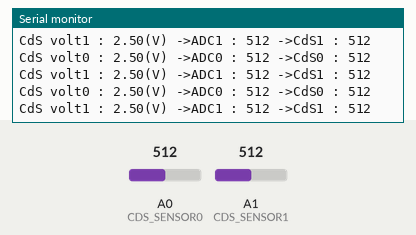
This sketch was run on a simulated Arduino Uno, built with avr-gcc and run on an emulated ATmega328P. Shown: the last lines printed to the serial monitor. The test bench sets the inputs (shaded band); at power-on: A0 (CDS_SENSOR0) = 512, A1 (CDS_SENSOR1) = 512.

Above: at 1.2 s.
1.3 s: A0 (CDS_SENSOR0) set to 105
At 1.94 s:
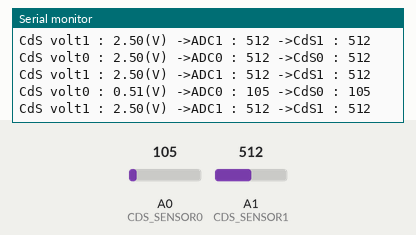
4.3 s: A0 (CDS_SENSOR0) set to 94
At 5.12 s:
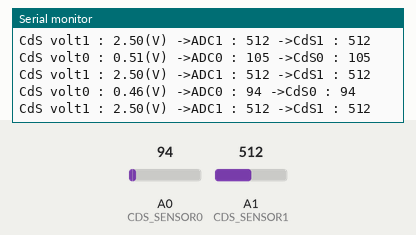
Timing chart, 0 to 7.3 s (numbered marks = the images above; inputs shaded):
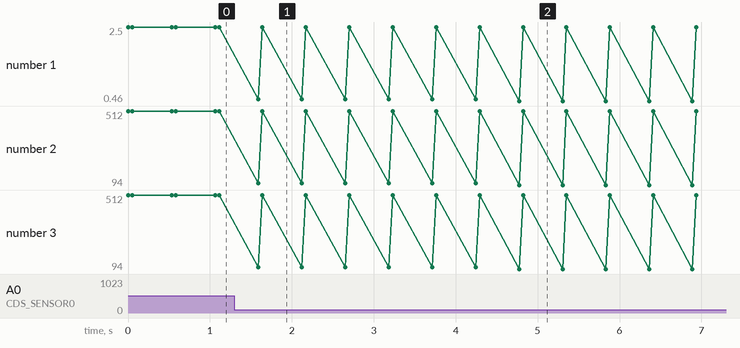

The sketch:

cds_test.ino
```cpp
float cds_volt0;
float cds_volt1;
int adc_value0 = 0;
int adc_value1 = 0;
int CDS_SENSOR0 = 0;
int CDS_SENSOR1 = 1;
//int LED = 13;

void setup() {
  // put your setup code here, to run once:
  Serial.begin(9600);
  pinMode(CDS_SENSOR0, INPUT);
  pinMode(CDS_SENSOR1, INPUT);
//  pinMode(LED, OUTPUT);
}

void loop() {
  // 조도센서와 LED
  int CdS_State0 = analogRead(CDS_SENSOR0);
  int CdS_State1 = analogRead(CDS_SENSOR1);
  adc_value0 = analogRead(CDS_SENSOR0);
  cds_volt0 = adc_value0 * (5.0/1023.0);
//  analogWrite(LED, CdS_State0/4);
  adc_value1 = analogRead(CDS_SENSOR1);
  cds_volt1 = adc_value1 * (5.0/1023.0);
//  analogWrite(LED, CdS_State1/4);
//0
  Serial.print("CdS volt0 : ");
  Serial.print(cds_volt0);
  Serial.print("(V) ->ADC0 : ");
  Serial.print(adc_value0);
  Serial.print(" ->CdS0 : ");
  Serial.println(CdS_State0);
//1
  Serial.print("CdS volt1 : ");
  Serial.print(cds_volt1);
  Serial.print("(V) ->ADC1 : ");
  Serial.print(adc_value1);
  Serial.print(" ->CdS1 : ");
  Serial.println(CdS_State1);

  delay(500);
/*
  //초음파센서
  long duration, cm;
  digitalWrite(TRIG, HIGH); // 센서에 trig 신호입력
  delayMicroseconds(10); //10us
  digitalWrite(TRIG, LOW); //trig 신호 off
  duration = pulseIn(3,HIGH); // echo의 HIGH에서 LOW간격
  cm = microsecondsToCentimeters(duration); //duration to cm

  Serial.print(cm);
  Serial.println("cm");
  delay(300);
*/
}

long microsecondsToCentimeters(long microseconds)
{
  // The speed of sound is 340 m/s or 29 microseconds per centimeter.
  // The ping travels out and back, so to find the distance of the
  // object we take half of the distance travelled.
  return microseconds / 29 / 2;
}
```

Measured:
- after the input at 1.3 s, the serial monitor: prints a new line after 0.29 s (image 1)
- after the input at 4.3 s, the serial monitor: prints a new line after 0.48 s (image 2)
